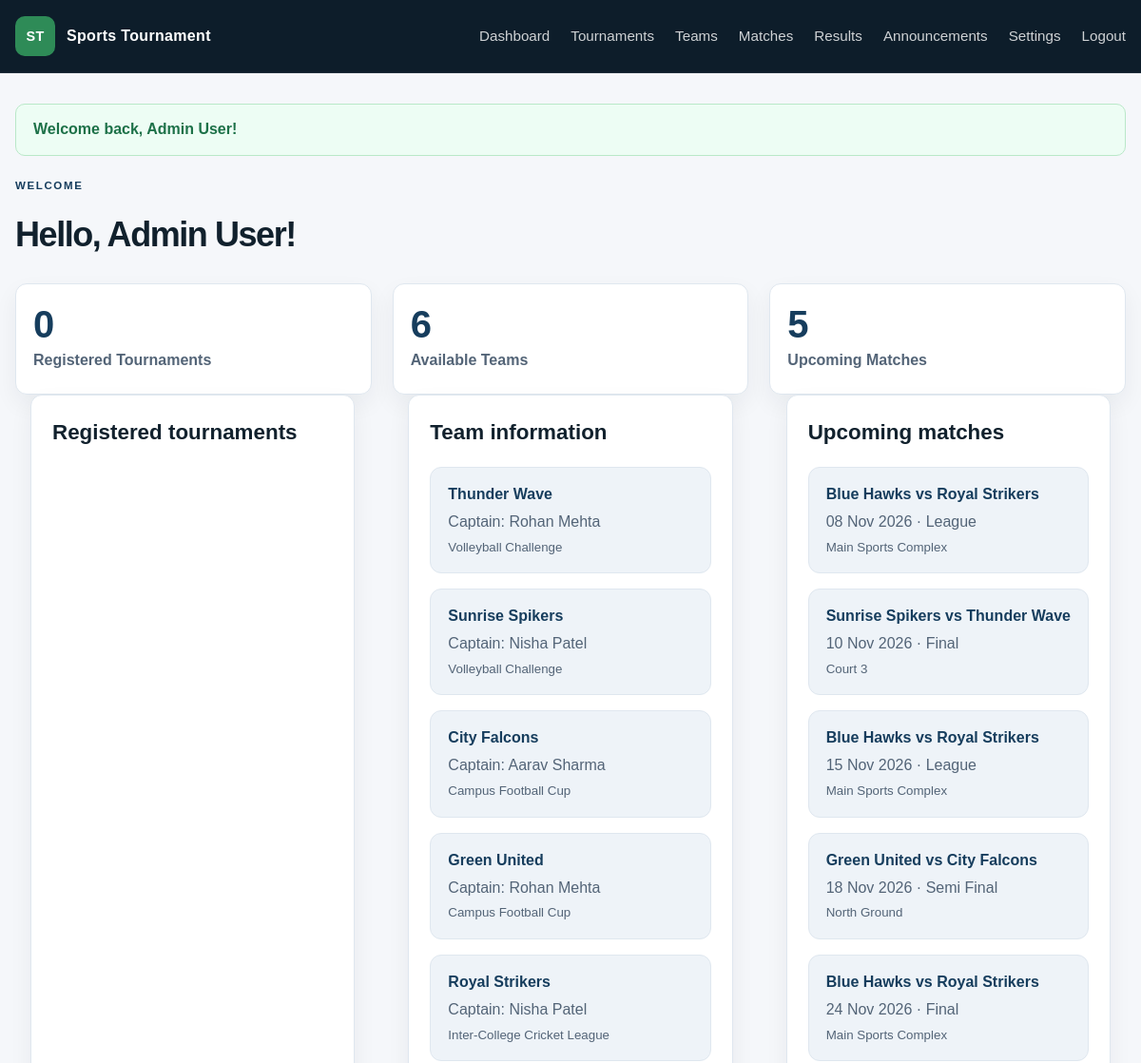
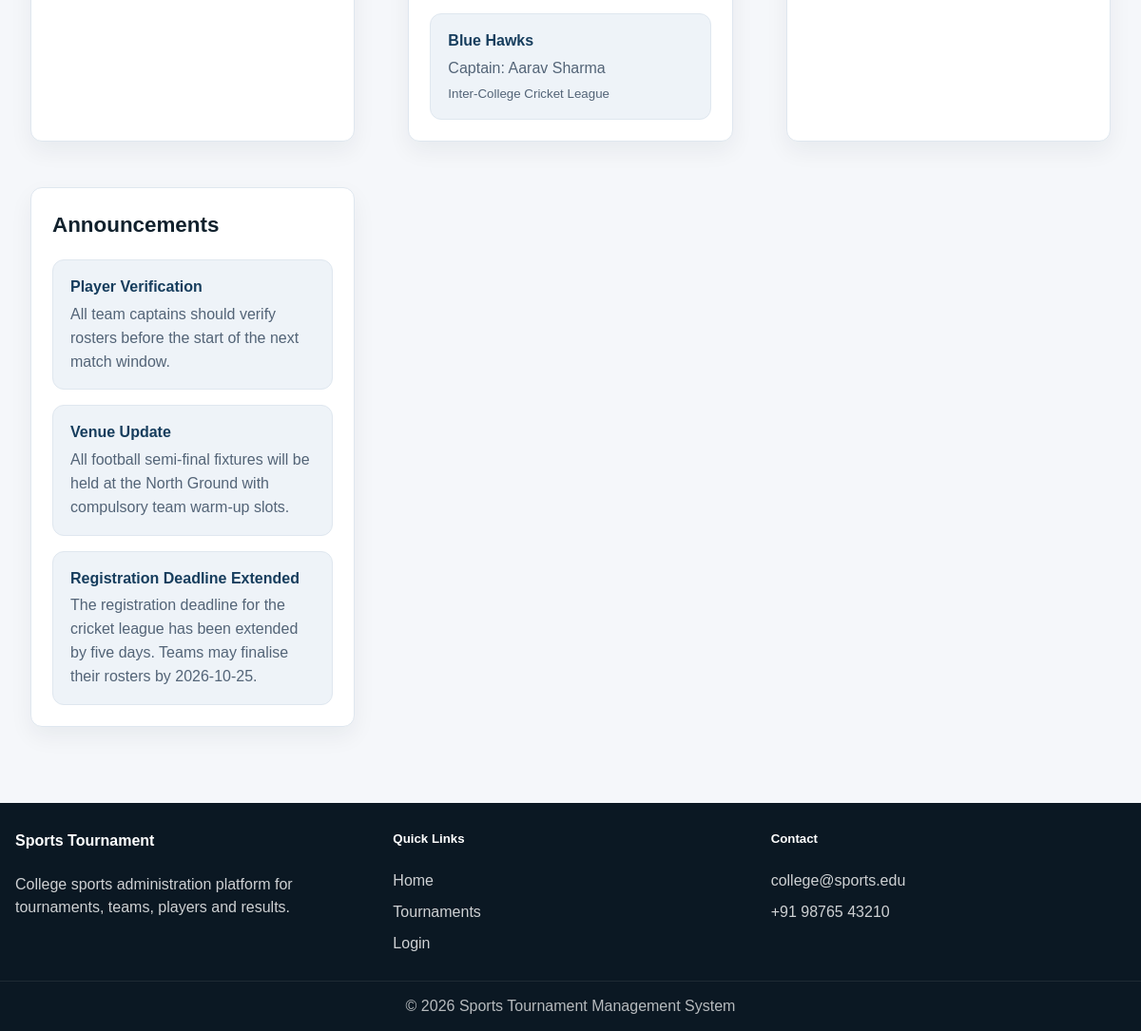
/user/dashboard.php (signed in), run on the app's committed database (2 pictures, top to bottom).
### tables this page shows
CREATE TABLE users (
    id INT AUTO_INCREMENT PRIMARY KEY,
    name VARCHAR(100) NOT NULL,
    email VARCHAR(150) NOT NULL UNIQUE,
    password VARCHAR(255) NOT NULL,
    role ENUM('admin','user') NOT NULL DEFAULT 'user',
    phone VARCHAR(20) DEFAULT NULL,
    created_at TIMESTAMP DEFAULT CURRENT_TIMESTAMP
);

CREATE TABLE teams (
    id INT AUTO_INCREMENT PRIMARY KEY,
    tournament_id INT NOT NULL,
    name VARCHAR(150) NOT NULL,
    captain_name VARCHAR(100) NOT NULL,
    captain_email VARCHAR(150) DEFAULT NULL,
    captain_phone VARCHAR(25) DEFAULT NULL,
    created_at TIMESTAMP DEFAULT CURRENT_TIMESTAMP,
    UNIQUE KEY uq_team_name_per_tournament (tournament_id, name),
    CONSTRAINT fk_team_tournament FOREIGN KEY (tournament_id) REFERENCES tournaments(id) ON DELETE CASCADE
);

CREATE TABLE tournaments (
    id INT AUTO_INCREMENT PRIMARY KEY,
    sport_id INT NOT NULL,
    name VARCHAR(150) NOT NULL,
    description TEXT,
    start_date DATE NOT NULL,
    end_date DATE NOT NULL,
    registration_deadline DATE NOT NULL,
    venue VARCHAR(150) NOT NULL,
    status ENUM('Upcoming','Registration Open','Ongoing','Completed','Cancelled') NOT NULL DEFAULT 'Upcoming',
    created_at TIMESTAMP DEFAULT CURRENT_TIMESTAMP,
    CONSTRAINT fk_tournament_sport FOREIGN KEY (sport_id) REFERENCES sports(id) ON DELETE RESTRICT
);

CREATE TABLE matches (
    id INT AUTO_INCREMENT PRIMARY KEY,
    tournament_id INT NOT NULL,
    round VARCHAR(40) NOT NULL,
    team1_id INT NOT NULL,
    team2_id INT NOT NULL,
    venue_id INT NOT NULL,
    match_date DATE NOT NULL,
    match_time TIME NOT NULL,
    score_team1 INT DEFAULT 0,
    score_team2 INT DEFAULT 0,
    winner_team_id INT DEFAULT NULL,
    status VARCHAR(30) NOT NULL DEFAULT 'Scheduled',
    created_at TIMESTAMP DEFAULT CURRENT_TIMESTAMP,
    CONSTRAINT fk_match_tournament FOREIGN KEY (tournament_id) REFERENCES tournaments(id) ON DELETE CASCADE,
    CONSTRAINT fk_match_team1 FOREIGN KEY (team1_id) REFERENCES teams(id) ON DELETE RESTRICT,
    CONSTRAINT fk_match_team2 FOREIGN KEY (team2_id) REFERENCES teams(id) ON DELETE RESTRICT,
    CONSTRAINT fk_match_venue FOREIGN KEY (venue_id) REFERENCES venues(id) ON DELETE RESTRICT,
    CONSTRAINT fk_match_winner FOREIGN KEY (winner_team_id) REFERENCES teams(id) ON DELETE SET NULL
);

CREATE TABLE venues (
    id INT AUTO_INCREMENT PRIMARY KEY,
    name VARCHAR(150) NOT NULL,
    location VARCHAR(200) NOT NULL,
    capacity INT NOT NULL,
    facilities TEXT,
    created_at TIMESTAMP DEFAULT CURRENT_TIMESTAMP
);

CREATE TABLE announcements (
    id INT AUTO_INCREMENT PRIMARY KEY,
    title VARCHAR(200) NOT NULL,
    content TEXT NOT NULL,
    created_by INT NOT NULL,
    created_at TIMESTAMP DEFAULT CURRENT_TIMESTAMP,
    CONSTRAINT fk_announcement_user FOREIGN KEY (created_by) REFERENCES users(id) ON DELETE CASCADE
);

### config/database.php (called while the page is built, shortened)
<?php
function getDb(): PDO
{
    static $pdo = null;
    if ($pdo !== null) {
        return $pdo;
    }
    $host = '127.0.0.1';
    $dbName = 'sports_tournament';
    $dbUser = 'root';
    $dbPass = '';
    $charset = 'utf8mb4';
    $dsn = "mysql:host={$host};dbname={$dbName};charset={$charset}";
    $options = [
        PDO::ATTR_ERRMODE => PDO::ERRMODE_EXCEPTION,
        PDO::ATTR_DEFAULT_FETCH_MODE => PDO::FETCH_ASSOC,
        PDO::ATTR_EMULATE_PREPARES => false,
    ];
    try {
        $pdo = new PDO($dsn, $dbUser, $dbPass, $options);
        return $pdo;
    } catch (PDOException $e) {
        throw new PDOException('Database connection failed. Please import the database schema first.');
    }
}

### user/dashboard.php (the view, shortened to what this page needs)
<?php
$pdo = db();
$user = currentUser();
$registeredTournaments = $pdo->query('SELECT DISTINCT tr.* FROM registrations r LEFT JOIN tournaments tr ON tr.id = r.tournament_id WHERE r.registered_by = ' . (int)$user['id'] . ' ORDER BY tr.start_date DESC')->fetchAll();
$teams = $pdo->query('SELECT * FROM teams ORDER BY created_at DESC LIMIT 10')->fetchAll();
$upcomingMatches = getUpcomingMatches(5);
$announcements = getRecentAnnouncements(3);
require_once __DIR__ . '/../includes/header.php';
?>
<div class="page-header">
    <div>
        <span class="eyebrow dark">Welcome</span>
        <h1>Hello, <?= e($user['name']) ?>!</h1>
    </div>
</div>
<div class="stats-grid admin-stats">
    <div class="stat-box">
        <span class="stat-number"><?= e(count($registeredTournaments)) ?></span>
        <span class="stat-label">Registered Tournaments</span>
    </div>
    <div class="stat-box">
        <span class="stat-number"><?= e(count($teams)) ?></span>
        <span class="stat-label">Available Teams</span>
    </div>
    <div class="stat-box">
        <span class="stat-number"><?= e(count($upcomingMatches)) ?></span>
        <span class="stat-label">Upcoming Matches</span>
    </div>
</div>
<div class="admin-grid">
    <section class="panel">
        <div class="panel-header"><h2>Registered tournaments</h2></div>
    </section>
    <section class="panel">
        <div class="panel-header"><h2>Team information</h2></div>
        <div class="stack-list">
            <?php foreach ($teams as $team): ?>
                <div class="stack-item">
                    <strong><?= e($team['name']) ?></strong>
                    <span>Captain: <?= e($team['captain_name']) ?></span>
                    <small><?= e(getTournamentName((int)$team['tournament_id'])) ?></small>
                </div>
            <?php endforeach; ?>
        </div>
    </section>
    <section class="panel">
        <div class="panel-header"><h2>Upcoming matches</h2></div>
        <div class="stack-list">
            <?php foreach ($upcomingMatches as $match): ?>
                <div class="stack-item">
                    <strong><?= e($match['team1_name']) ?> vs <?= e($match['team2_name']) ?></strong>
                    <span><?= e(formatDate($match['match_date'])) ?> · <?= e($match['round']) ?></span>
                    <small><?= e($match['venue_name']) ?></small>
                </div>
            <?php endforeach; ?>
        </div>
    </section>
    <section class="panel">
        <div class="panel-header"><h2>Announcements</h2></div>
        <div class="stack-list">
            <?php foreach ($announcements as $announcement): ?>
                <div class="stack-item">
                    <strong><?= e($announcement['title']) ?></strong>
                    <span><?= e($announcement['content']) ?></span>
                </div>
            <?php endforeach; ?>
        </div>
    </section>
</div>
<?php require_once __DIR__ . '/../includes/footer.php'; ?>

### assets/css/style.css (style rules this page uses)
:root { --bg: #f5f7fa; --panel: #ffffff; --panel-alt: #eef3f8; --ink: #11212d; --muted: #536477; --line: #dfe7ef; --primary: #163d5d; --primary-soft: #e8f0f8; --accent: #2e8b57; --accent-soft: #eaf8ef; --danger: #c64242; --warning: #b87828; --shadow: 0 10px 25px rgba(17, 33, 45, 0.06); --radius: 12px; }
* { box-sizing: border-box; }
html { scroll-behavior: smooth; }
body { margin: 0; font-family: Arial, Helvetica, sans-serif; background: var(--bg); color: var(--ink); line-height: 1.55; }
.eyebrow { display: inline-block; font-size: 0.72rem; letter-spacing: 0.14em; text-transform: uppercase; font-weight: 700; color: var(--accent); margin-bottom: 14px; }
.eyebrow.dark { color: var(--primary); }
.info-card, .panel, .stat-box, .auth-card { background: var(--panel); border: 1px solid var(--line); border-radius: var(--radius); box-shadow: var(--shadow); }
.stats-grid { display: grid; grid-template-columns: repeat(auto-fit, minmax(180px, 1fr)); gap: 22px; width: min(1180px, calc(100% - 32px)); margin: 0 auto; }
.stat-box { padding: 22px 18px; }
.stat-number { display: block; font-size: clamp(1.8rem, 4vw, 2.5rem); font-weight: 800; line-height: 1; margin-bottom: 6px; color: var(--primary); }
.stat-label { color: var(--muted); font-weight: 600; }
.announcement-list, .stack-list { display: grid; gap: 16px; }
.announcement-card small, .stack-item small { color: var(--muted); }
.page-header { width: min(1180px, calc(100% - 32px)); margin: 0 auto 24px; display: flex; align-items: center; justify-content: space-between; gap: 16px; }
.page-header h1 { margin: 0; font-size: clamp(2rem, 3vw, 2.5rem); letter-spacing: -0.04em; }
.panel { width: min(1180px, calc(100% - 32px)); margin: 0 auto 24px; padding: 22px; }
.panel-header { margin-bottom: 18px; }
.panel-header h2 { margin: 0; font-size: 1.4rem; }
.admin-grid { width: min(1180px, calc(100% - 32px)); margin: 0 auto; display: grid; grid-template-columns: repeat(auto-fit, minmax(320px, 1fr)); gap: 24px; }
.stack-item { background: var(--panel-alt); border: 1px solid var(--line); border-radius: 12px; padding: 16px 18px; display: flex; flex-direction: column; gap: 4px; }
.stack-item strong { color: var(--primary); }
.stack-item span, .stack-item small { color: var(--muted); }

### data on the page
users: name "Admin User"
teams: name "Thunder Wave", captain_name "Rohan Mehta", tournament.name "Volleyball Challenge"
teams: name "Sunrise Spikers", captain_name "Nisha Patel", tournament.name "Volleyball Challenge"
teams: name "City Falcons", captain_name "Aarav Sharma", tournament.name "Campus Football Cup"
teams: name "Green United", captain_name "Rohan Mehta", tournament.name "Campus Football Cup"
teams: name "Royal Strikers", captain_name "Nisha Patel", tournament.name "Inter-College Cricket League"
teams: name "Blue Hawks", captain_name "Aarav Sharma", tournament.name "Inter-College Cricket League"
matches: team1.name "Blue Hawks", team2.name "Royal Strikers", match_date "08 Nov 2026", round "League", venue.name "Main Sports Complex"
matches: team1.name "Sunrise Spikers", team2.name "Thunder Wave", match_date "10 Nov 2026", round "Final", venue.name "Court 3"
matches: team1.name "Blue Hawks", team2.name "Royal Strikers", match_date "15 Nov 2026", round "League", venue.name "Main Sports Complex"
matches: team1.name "Green United", team2.name "City Falcons", match_date "18 Nov 2026", round "Semi Final", venue.name "North Ground"
matches: team1.name "Blue Hawks", team2.name "Royal Strikers", match_date "24 Nov 2026", round "Final", venue.name "Main Sports Complex"
announcements: title "Player Verification", content "All team captains should verify rosters before the start of the next match window."
announcements: title "Venue Update", content "All football semi-final fixtures will be held at the North Ground with compulsory team warm-up slots."
announcements: title "Registration Deadline Extended", content "The registration deadline for the cricket league has been extended by five days. Teams may finalise their rosters by 2026-10-25."

### other printed values
$item['label'] "Dashboard"
$item['label'] "Tournaments"
$item['label'] "Teams"
$item['label'] "Matches"
$item['label'] "Results"
$item['label'] "Announcements"
$flash['message'] "Welcome back, Admin User!"
count($registeredTournaments) "0"
count($teams) "6"
count($upcomingMatches) "5"
